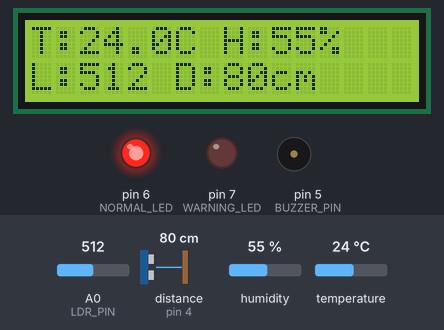
A sketch run on a simulated Arduino Uno, built with avr-gcc and run on an emulated ATmega328P. On the bench: 16×2 character LCD, output pins drawn as LEDs (lit = HIGH), buzzer (waves = sounding). Wiring (from diagram.json): ultrasonic range finder: trigger pin 3; echo pin 4. The inputs (shaded band) are chosen by the test bench; at power-on: distance to the obstacle (sensor on pin 4) 80 cm, humidity 55 %, A0 (LDR_PIN) = 512, temperature 24 °C. The echo pulse lasts 58.3 µs per cm; pins used as bus, display or sensor lines are not drawn; what the sketch prints to the serial monitor is not drawn.

Above: at 3.3 s.
3.4 s: distance to the obstacle (sensor on pin 4) set to 23 cm
At 5.4 s:
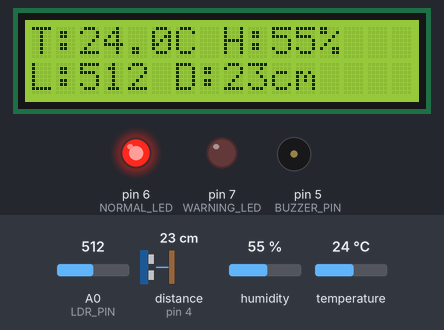
6.2 s: distance to the obstacle (sensor on pin 4) set to 19 cm
At 6.9 s:
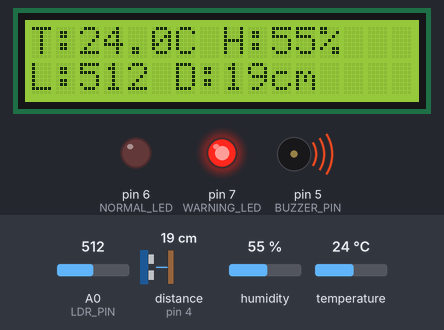
9.0 s: humidity set to 22 %
At 11.1 s:
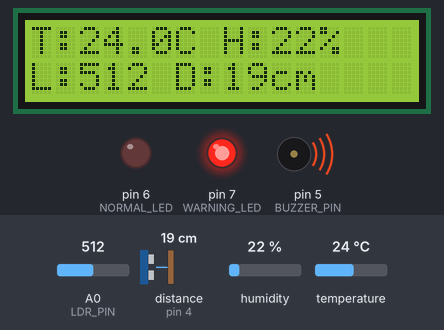
12.1 s: A0 (LDR_PIN) set to 716
At 13.7 s:
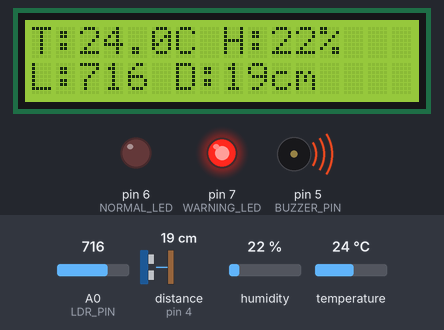
14.9 s: temperature set to 12 °C
At 17.9 s:
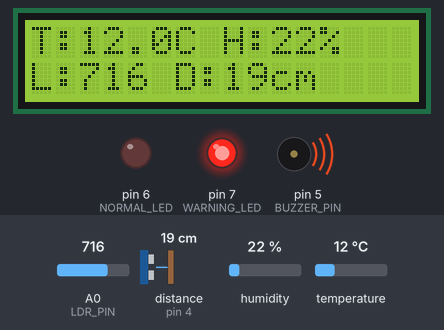
18.4 s: A0 (LDR_PIN) set to 992
At 19.4 s:
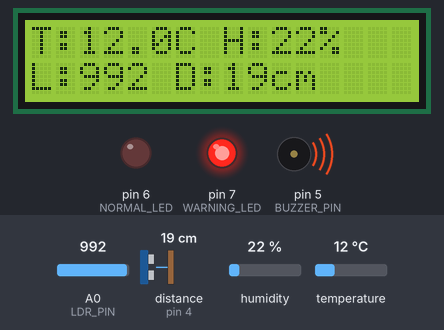
Timing chart, 0 to 21.4 s (numbered marks = the images above; inputs shaded):
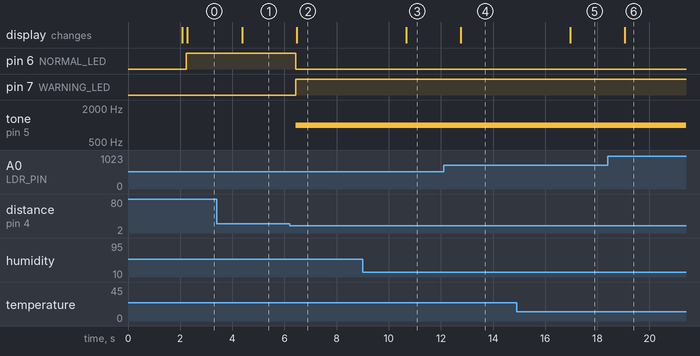

The sketch:

sketch.ino
```cpp
#include <DHT.h>
#include <Wire.h>
#include <LiquidCrystal_I2C.h>

// ---------------- PIN DEFINITIONS ----------------

#define DHTPIN 2
#define DHTTYPE DHT22

#define TRIG_PIN 3
#define ECHO_PIN 4

#define BUZZER_PIN 5

#define NORMAL_LED 6
#define WARNING_LED 7

#define LDR_PIN A0

// ---------------- OBJECTS ----------------

DHT dht(DHTPIN, DHTTYPE);

LiquidCrystal_I2C lcd(0x27, 16, 2);

// ---------------- SETUP ----------------

void setup() {

  Serial.begin(9600);

  dht.begin();

  pinMode(TRIG_PIN, OUTPUT);
  pinMode(ECHO_PIN, INPUT);

  pinMode(BUZZER_PIN, OUTPUT);

  pinMode(NORMAL_LED, OUTPUT);
  pinMode(WARNING_LED, OUTPUT);

  pinMode(LDR_PIN, INPUT);

  lcd.init();
  lcd.backlight();

  lcd.setCursor(0, 0);
  lcd.print("Smart Home");
  lcd.setCursor(0, 1);
  lcd.print("Monitoring");

  delay(2000);

  lcd.clear();

  Serial.println("================================");
  Serial.println(" Smart Home Monitoring System");
  Serial.println("================================");
}

// ---------------- DISTANCE FUNCTION ----------------

float getDistance() {

  digitalWrite(TRIG_PIN, LOW);
  delayMicroseconds(2);

  digitalWrite(TRIG_PIN, HIGH);
  delayMicroseconds(10);

  digitalWrite(TRIG_PIN, LOW);

  long duration = pulseIn(ECHO_PIN, HIGH);

  float distance = duration * 0.0343 / 2;

  return distance;
}

// ---------------- MAIN LOOP ----------------

void loop() {

  // Read temperature and humidity
  float temperature = dht.readTemperature();
  float humidity = dht.readHumidity();

  // Read light
  int lightValue = analogRead(LDR_PIN);

  // Read distance
  float distance = getDistance();

  // Check whether DHT22 reading is valid
  if (isnan(temperature) || isnan(humidity)) {

    Serial.println("DHT22 reading failed!");

    lcd.clear();
    lcd.setCursor(0, 0);
    lcd.print("DHT22 Error");

    delay(2000);

    return;
  }

  // ---------------- SERIAL MONITOR ----------------

  Serial.println("--------------------------------");

  Serial.print("Temperature: ");
  Serial.print(temperature);
  Serial.println(" C");

  Serial.print("Humidity: ");
  Serial.print(humidity);
  Serial.println(" %");

  Serial.print("Light: ");
  Serial.println(lightValue);

  Serial.print("Distance: ");
  Serial.print(distance);
  Serial.println(" cm");

  // ---------------- WARNING CONDITION ----------------

  bool warning = false;

  // High temperature
  if (temperature > 30) {
    warning = true;
  }

  // High humidity
  if (humidity > 80) {
    warning = true;
  }

  // Low light
  if (lightValue < 300) {
    warning = true;
  }

  // Object too close
  if (distance < 20) {
    warning = true;
  }

  // ---------------- LED + BUZZER ----------------

  if (warning) {

    digitalWrite(NORMAL_LED, LOW);
    digitalWrite(WARNING_LED, HIGH);

    tone(BUZZER_PIN, 1000);

    Serial.println("STATUS: WARNING");

  } else {

    digitalWrite(NORMAL_LED, HIGH);
    digitalWrite(WARNING_LED, LOW);

    noTone(BUZZER_PIN);

    Serial.println("STATUS: NORMAL");
  }

  // ---------------- LCD ----------------

  lcd.clear();

  lcd.setCursor(0, 0);
  lcd.print("T:");
  lcd.print(temperature, 1);
  lcd.print("C H:");
  lcd.print(humidity, 0);
  lcd.print("%");

  lcd.setCursor(0, 1);
  lcd.print("L:");
  lcd.print(lightValue);
  lcd.print(" D:");
  lcd.print(distance, 0);
  lcd.print("cm");

  delay(2000);
}
```

Measured:
- the behaviour switches between 21 and 20 cm on distance to the obstacle (sensor on pin 4) (found by bisection; images 1 and 2)
- after the input at 3.4 s, the display: changes after 0.97 s (image 1)
- after the input at 6.2 s, pin 6 (NORMAL_LED): HIGH → LOW after 0.23 s; pin 7 (WARNING_LED): LOW → HIGH after 0.23 s; tone on pin 5 (BUZZER_PIN): silent → 1000 Hz after 0.23 s; the display: changes after 0.27 s (image 2)
- after the input at 9.0 s, the display: changes after 1.7 s (image 3)
- after the input at 12.1 s, the display: changes after 0.66 s (image 4)
- after the input at 14.9 s, the display: changes after 2.1 s (image 5)
- after the input at 18.4 s, the display: changes after 0.65 s (image 6)
